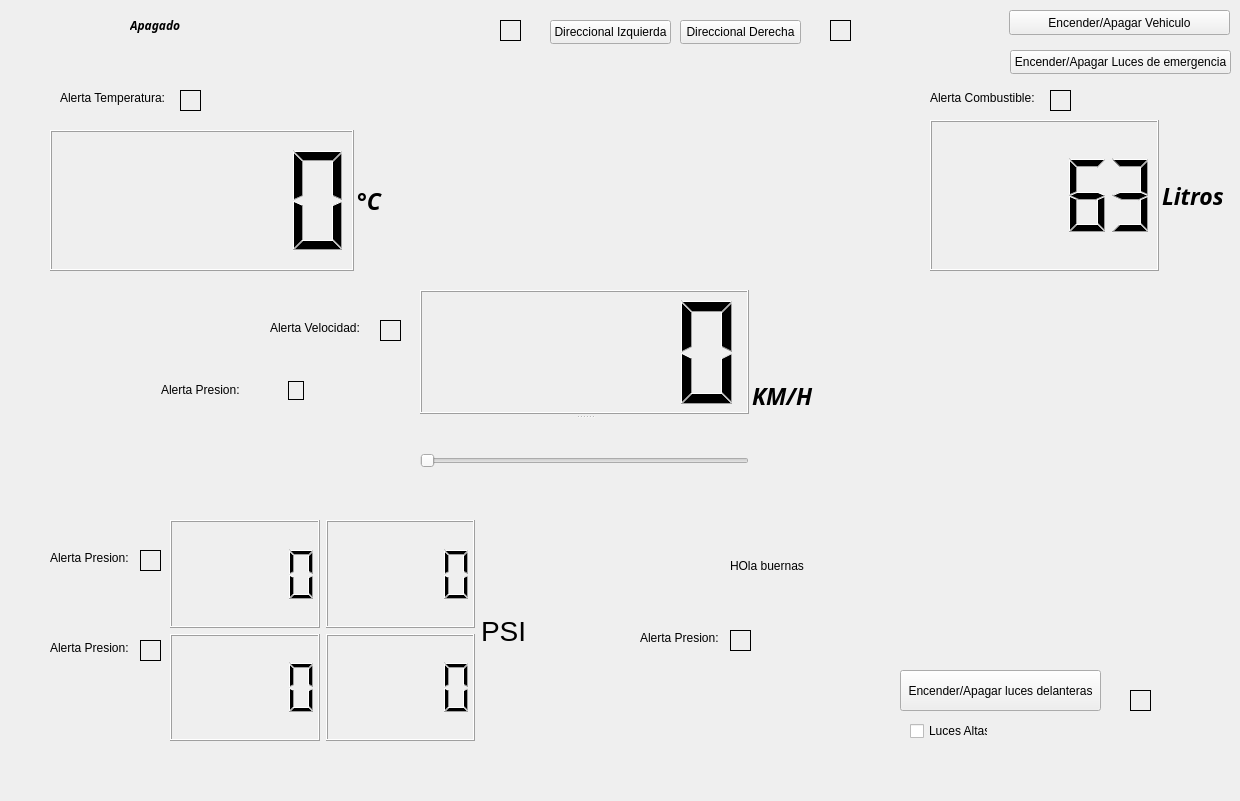
<?xml version="1.0" encoding="UTF-8"?>
<ui version="4.0">
 <class>Widget</class>
 <widget class="QWidget" name="Widget">
  <property name="geometry">
   <rect>
    <x>0</x>
    <y>0</y>
    <width>1240</width>
    <height>801</height>
   </rect>
  </property>
  <property name="windowTitle">
   <string>Widget</string>
  </property>
  <widget class="QPushButton" name="Encender">
   <property name="geometry">
    <rect>
     <x>1009</x>
     <y>10</y>
     <width>221</width>
     <height>25</height>
    </rect>
   </property>
   <property name="text">
    <string>Encender/Apagar Vehiculo</string>
   </property>
  </widget>
  <widget class="QWidget" name="horizontalLayoutWidget">
   <property name="geometry">
    <rect>
     <x>420</x>
     <y>290</y>
     <width>661</width>
     <height>211</height>
    </rect>
   </property>
   <layout class="QHBoxLayout" name="Velocidad">
    <property name="spacing">
     <number>3</number>
    </property>
    <item>
     <widget class="QSplitter" name="splitter">
      <property name="orientation">
       <enum>Qt::Vertical</enum>
      </property>
      <property name="opaqueResize">
       <bool>true</bool>
      </property>
      <property name="handleWidth">
       <number>6</number>
      </property>
      <widget class="QLCDNumber" name="LCDVelocidad">
       <property name="minimumSize">
        <size>
         <width>25</width>
         <height>25</height>
        </size>
       </property>
       <property name="font">
        <font>
         <family>Gidugu</family>
         <italic>true</italic>
        </font>
       </property>
      </widget>
      <widget class="QSlider" name="SliderVelocidad">
       <property name="minimumSize">
        <size>
         <width>268</width>
         <height>15</height>
        </size>
       </property>
       <property name="maximum">
        <number>0</number>
       </property>
       <property name="value">
        <number>0</number>
       </property>
       <property name="orientation">
        <enum>Qt::Horizontal</enum>
       </property>
      </widget>
     </widget>
    </item>
    <item>
     <widget class="QLabel" name="VelocidadLabel">
      <property name="minimumSize">
       <size>
        <width>20</width>
        <height>23</height>
       </size>
      </property>
      <property name="font">
       <font>
        <family>Gidugu</family>
        <pointsize>17</pointsize>
        <italic>true</italic>
        <bold>true</bold>
       </font>
      </property>
      <property name="text">
       <string>KM/H</string>
      </property>
     </widget>
    </item>
   </layout>
  </widget>
  <widget class="QWidget" name="horizontalLayoutWidget_2">
   <property name="geometry">
    <rect>
     <x>50</x>
     <y>130</y>
     <width>611</width>
     <height>141</height>
    </rect>
   </property>
   <layout class="QHBoxLayout" name="Temperatura">
    <property name="spacing">
     <number>3</number>
    </property>
    <item>
     <widget class="QSplitter" name="splitter_2">
      <property name="orientation">
       <enum>Qt::Vertical</enum>
      </property>
      <property name="opaqueResize">
       <bool>true</bool>
      </property>
      <property name="handleWidth">
       <number>6</number>
      </property>
      <widget class="QLCDNumber" name="LCDTemperatura">
       <property name="minimumSize">
        <size>
         <width>25</width>
         <height>25</height>
        </size>
       </property>
       <property name="font">
        <font>
         <family>Gidugu</family>
         <italic>true</italic>
        </font>
       </property>
      </widget>
     </widget>
    </item>
    <item>
     <widget class="QLabel" name="TemperaturaLabel">
      <property name="minimumSize">
       <size>
        <width>20</width>
        <height>23</height>
       </size>
      </property>
      <property name="font">
       <font>
        <family>Gidugu</family>
        <pointsize>17</pointsize>
        <italic>true</italic>
        <bold>true</bold>
       </font>
      </property>
      <property name="text">
       <string>°C</string>
      </property>
     </widget>
    </item>
   </layout>
  </widget>
  <widget class="QWidget" name="horizontalLayoutWidget_3">
   <property name="geometry">
    <rect>
     <x>930</x>
     <y>120</y>
     <width>461</width>
     <height>151</height>
    </rect>
   </property>
   <layout class="QHBoxLayout" name="Gasolina">
    <property name="spacing">
     <number>3</number>
    </property>
    <item>
     <widget class="QSplitter" name="splitter_3">
      <property name="orientation">
       <enum>Qt::Vertical</enum>
      </property>
      <property name="opaqueResize">
       <bool>true</bool>
      </property>
      <property name="handleWidth">
       <number>6</number>
      </property>
      <widget class="QLCDNumber" name="LCDGasolina_2">
       <property name="minimumSize">
        <size>
         <width>25</width>
         <height>25</height>
        </size>
       </property>
       <property name="font">
        <font>
         <family>Gidugu</family>
         <italic>true</italic>
        </font>
       </property>
       <property name="value" stdset="0">
        <double>63.000000000000000</double>
       </property>
      </widget>
     </widget>
    </item>
    <item>
     <widget class="QLabel" name="GasolinaLabel">
      <property name="minimumSize">
       <size>
        <width>20</width>
        <height>23</height>
       </size>
      </property>
      <property name="font">
       <font>
        <family>Gidugu</family>
        <pointsize>17</pointsize>
        <italic>true</italic>
        <bold>true</bold>
       </font>
      </property>
      <property name="text">
       <string>Litros</string>
      </property>
     </widget>
    </item>
   </layout>
  </widget>
  <widget class="QWidget" name="horizontalLayoutWidget_5">
   <property name="geometry">
    <rect>
     <x>170</x>
     <y>520</y>
     <width>461</width>
     <height>221</height>
    </rect>
   </property>
   <layout class="QHBoxLayout" name="Presion_Neumaticos">
    <item>
     <layout class="QVBoxLayout" name="Neumaticos34">
      <item>
       <widget class="QLCDNumber" name="lcdNeumatico_4"/>
      </item>
      <item>
       <widget class="QLCDNumber" name="lcdNeumatico_3"/>
      </item>
     </layout>
    </item>
    <item>
     <layout class="QVBoxLayout" name="Neumaticos12">
      <item>
       <widget class="QLCDNumber" name="lcdNeumatico_1"/>
      </item>
      <item>
       <widget class="QLCDNumber" name="lcdNeumatico_2"/>
      </item>
     </layout>
    </item>
    <item>
     <widget class="QLabel" name="PresionLabel">
      <property name="font">
       <font>
        <pointsize>21</pointsize>
       </font>
      </property>
      <property name="text">
       <string>PSI</string>
      </property>
     </widget>
    </item>
   </layout>
  </widget>
  <widget class="QLabel" name="Encendido_Apagado">
   <property name="geometry">
    <rect>
     <x>130</x>
     <y>0</y>
     <width>161</width>
     <height>51</height>
    </rect>
   </property>
   <property name="font">
    <font>
     <family>Jamrul</family>
     <italic>true</italic>
     <bold>true</bold>
    </font>
   </property>
   <property name="text">
    <string>Apagado</string>
   </property>
  </widget>
  <widget class="QPushButton" name="pushButton">
   <property name="geometry">
    <rect>
     <x>550</x>
     <y>20</y>
     <width>121</width>
     <height>24</height>
    </rect>
   </property>
   <property name="text">
    <string>Direccional Izquierda</string>
   </property>
  </widget>
  <widget class="QPushButton" name="pushButton_2">
   <property name="geometry">
    <rect>
     <x>680</x>
     <y>20</y>
     <width>121</width>
     <height>24</height>
    </rect>
   </property>
   <property name="text">
    <string>Direccional Derecha</string>
   </property>
  </widget>
  <widget class="QLedLabel" name="widget" native="true">
   <property name="geometry">
    <rect>
     <x>500</x>
     <y>20</y>
     <width>51</width>
     <height>31</height>
    </rect>
   </property>
  </widget>
  <widget class="QLedLabel" name="widget_2" native="true">
   <property name="geometry">
    <rect>
     <x>830</x>
     <y>20</y>
     <width>51</width>
     <height>31</height>
    </rect>
   </property>
  </widget>
  <widget class="QLabel" name="label_2">
   <property name="geometry">
    <rect>
     <x>830</x>
     <y>20</y>
     <width>21</width>
     <height>21</height>
    </rect>
   </property>
   <property name="frameShape">
    <enum>QFrame::Box</enum>
   </property>
   <property name="text">
    <string/>
   </property>
   <property name="scaledContents">
    <bool>false</bool>
   </property>
  </widget>
  <widget class="QLabel" name="label">
   <property name="geometry">
    <rect>
     <x>500</x>
     <y>20</y>
     <width>21</width>
     <height>21</height>
    </rect>
   </property>
   <property name="frameShape">
    <enum>QFrame::Box</enum>
   </property>
   <property name="text">
    <string/>
   </property>
   <property name="scaledContents">
    <bool>false</bool>
   </property>
  </widget>
  <widget class="QPushButton" name="btn_LucesDelanteras">
   <property name="geometry">
    <rect>
     <x>900</x>
     <y>670</y>
     <width>201</width>
     <height>41</height>
    </rect>
   </property>
   <property name="text">
    <string>Encender/Apagar luces delanteras</string>
   </property>
  </widget>
  <widget class="QCheckBox" name="checkBox">
   <property name="geometry">
    <rect>
     <x>910</x>
     <y>720</y>
     <width>78</width>
     <height>22</height>
    </rect>
   </property>
   <property name="text">
    <string>Luces Altas</string>
   </property>
  </widget>
  <widget class="QLabel" name="label_3">
   <property name="geometry">
    <rect>
     <x>1130</x>
     <y>690</y>
     <width>21</width>
     <height>21</height>
    </rect>
   </property>
   <property name="frameShape">
    <enum>QFrame::Box</enum>
   </property>
   <property name="text">
    <string/>
   </property>
   <property name="scaledContents">
    <bool>false</bool>
   </property>
  </widget>
  <widget class="QLedLabel" name="widget_3" native="true">
   <property name="geometry">
    <rect>
     <x>1130</x>
     <y>690</y>
     <width>51</width>
     <height>31</height>
    </rect>
   </property>
  </widget>
  <widget class="QPushButton" name="btnLucesEmergencia">
   <property name="geometry">
    <rect>
     <x>1010</x>
     <y>50</y>
     <width>221</width>
     <height>24</height>
    </rect>
   </property>
   <property name="text">
    <string>Encender/Apagar Luces de emergencia</string>
   </property>
  </widget>
  <widget class="QLedLabel" name="widget_4" native="true">
   <property name="geometry">
    <rect>
     <x>180</x>
     <y>90</y>
     <width>51</width>
     <height>31</height>
    </rect>
   </property>
  </widget>
  <widget class="QLabel" name="label_4">
   <property name="geometry">
    <rect>
     <x>180</x>
     <y>90</y>
     <width>21</width>
     <height>21</height>
    </rect>
   </property>
   <property name="frameShape">
    <enum>QFrame::Box</enum>
   </property>
   <property name="text">
    <string/>
   </property>
   <property name="scaledContents">
    <bool>false</bool>
   </property>
  </widget>
  <widget class="QLedLabel" name="widget_5" native="true">
   <property name="geometry">
    <rect>
     <x>1050</x>
     <y>90</y>
     <width>51</width>
     <height>31</height>
    </rect>
   </property>
  </widget>
  <widget class="QLabel" name="label_5">
   <property name="geometry">
    <rect>
     <x>1050</x>
     <y>90</y>
     <width>21</width>
     <height>21</height>
    </rect>
   </property>
   <property name="frameShape">
    <enum>QFrame::Box</enum>
   </property>
   <property name="text">
    <string/>
   </property>
   <property name="scaledContents">
    <bool>false</bool>
   </property>
  </widget>
  <widget class="QLedLabel" name="widget_6" native="true">
   <property name="geometry">
    <rect>
     <x>380</x>
     <y>320</y>
     <width>51</width>
     <height>31</height>
    </rect>
   </property>
  </widget>
  <widget class="QLabel" name="label_6">
   <property name="geometry">
    <rect>
     <x>380</x>
     <y>320</y>
     <width>21</width>
     <height>21</height>
    </rect>
   </property>
   <property name="frameShape">
    <enum>QFrame::Box</enum>
   </property>
   <property name="text">
    <string/>
   </property>
   <property name="scaledContents">
    <bool>false</bool>
   </property>
  </widget>
  <widget class="QLedLabel" name="widget_7" native="true">
   <property name="geometry">
    <rect>
     <x>140</x>
     <y>550</y>
     <width>51</width>
     <height>31</height>
    </rect>
   </property>
  </widget>
  <widget class="QLabel" name="label_7">
   <property name="geometry">
    <rect>
     <x>140</x>
     <y>550</y>
     <width>21</width>
     <height>21</height>
    </rect>
   </property>
   <property name="frameShape">
    <enum>QFrame::Box</enum>
   </property>
   <property name="text">
    <string/>
   </property>
   <property name="scaledContents">
    <bool>false</bool>
   </property>
  </widget>
  <widget class="QLabel" name="label_8">
   <property name="geometry">
    <rect>
     <x>60</x>
     <y>90</y>
     <width>111</width>
     <height>16</height>
    </rect>
   </property>
   <property name="text">
    <string>Alerta Temperatura:</string>
   </property>
  </widget>
  <widget class="QLabel" name="label_9">
   <property name="geometry">
    <rect>
     <x>930</x>
     <y>90</y>
     <width>111</width>
     <height>16</height>
    </rect>
   </property>
   <property name="text">
    <string>Alerta Combustible:</string>
   </property>
  </widget>
  <widget class="QLabel" name="label_10">
   <property name="geometry">
    <rect>
     <x>270</x>
     <y>320</y>
     <width>91</width>
     <height>16</height>
    </rect>
   </property>
   <property name="text">
    <string>Alerta Velocidad:</string>
   </property>
  </widget>
  <widget class="QLabel" name="label_11">
   <property name="geometry">
    <rect>
     <x>50</x>
     <y>550</y>
     <width>81</width>
     <height>16</height>
    </rect>
   </property>
   <property name="text">
    <string>Alerta Presion:</string>
   </property>
  </widget>
  <widget class="QLedLabel" name="widget_8" native="true">
   <property name="geometry">
    <rect>
     <x>140</x>
     <y>640</y>
     <width>51</width>
     <height>31</height>
    </rect>
   </property>
  </widget>
  <widget class="QLabel" name="label_12">
   <property name="geometry">
    <rect>
     <x>140</x>
     <y>640</y>
     <width>21</width>
     <height>21</height>
    </rect>
   </property>
   <property name="frameShape">
    <enum>QFrame::Box</enum>
   </property>
   <property name="text">
    <string/>
   </property>
   <property name="scaledContents">
    <bool>false</bool>
   </property>
  </widget>
  <widget class="QLabel" name="label_13">
   <property name="geometry">
    <rect>
     <x>50</x>
     <y>640</y>
     <width>81</width>
     <height>16</height>
    </rect>
   </property>
   <property name="text">
    <string>Alerta Presion:</string>
   </property>
  </widget>
  <widget class="QLedLabel" name="widget_9" native="true">
   <property name="geometry">
    <rect>
     <x>730</x>
     <y>550</y>
     <width>51</width>
     <height>31</height>
    </rect>
   </property>
  </widget>
  <widget class="QLabel" name="label_16">
   <property name="geometry">
    <rect>
     <x>730</x>
     <y>630</y>
     <width>21</width>
     <height>21</height>
    </rect>
   </property>
   <property name="frameShape">
    <enum>QFrame::Box</enum>
   </property>
   <property name="text">
    <string/>
   </property>
   <property name="scaledContents">
    <bool>false</bool>
   </property>
  </widget>
  <widget class="QLabel" name="label_17">
   <property name="geometry">
    <rect>
     <x>640</x>
     <y>630</y>
     <width>81</width>
     <height>16</height>
    </rect>
   </property>
   <property name="text">
    <string>Alerta Presion:</string>
   </property>
  </widget>
  <widget class="QLedLabel" name="widget_10" native="true">
   <property name="geometry">
    <rect>
     <x>730</x>
     <y>630</y>
     <width>51</width>
     <height>31</height>
    </rect>
   </property>
  </widget>
  <widget class="QWidget" name="verticalLayoutWidget">
   <property name="geometry">
    <rect>
     <x>980</x>
     <y>580</y>
     <width>160</width>
     <height>80</height>
    </rect>
   </property>
   <layout class="QVBoxLayout" name="verticalLayout"/>
  </widget>
  <widget class="QLabel" name="label_14">
   <property name="geometry">
    <rect>
     <x>288</x>
     <y>381</y>
     <width>16</width>
     <height>19</height>
    </rect>
   </property>
   <property name="frameShape">
    <enum>QFrame::Box</enum>
   </property>
   <property name="text">
    <string/>
   </property>
   <property name="scaledContents">
    <bool>false</bool>
   </property>
  </widget>
  <widget class="QLabel" name="label_15">
   <property name="geometry">
    <rect>
     <x>161</x>
     <y>381</y>
     <width>101</width>
     <height>17</height>
    </rect>
   </property>
   <property name="text">
    <string>Alerta Presion:</string>
   </property>
  </widget>
  <widget class="QLabel" name="label_18">
   <property name="geometry">
    <rect>
     <x>730</x>
     <y>520</y>
     <width>341</width>
     <height>91</height>
    </rect>
   </property>
   <property name="text">
    <string>HOla buernas </string>
   </property>
  </widget>
 </widget>
 <customwidgets>
  <customwidget>
   <class>QLedLabel</class>
   <extends>QWidget</extends>
   <header>QLedLabel</header>
   <container>1</container>
  </customwidget>
 </customwidgets>
 <resources/>
 <connections>
  <connection>
   <sender>SliderVelocidad</sender>
   <signal>valueChanged(int)</signal>
   <receiver>LCDVelocidad</receiver>
   <slot>display(int)</slot>
   <hints>
    <hint type="sourcelabel">
     <x>554</x>
     <y>459</y>
    </hint>
    <hint type="destinationlabel">
     <x>537</x>
     <y>292</y>
    </hint>
   </hints>
  </connection>
 </connections>
</ui>
